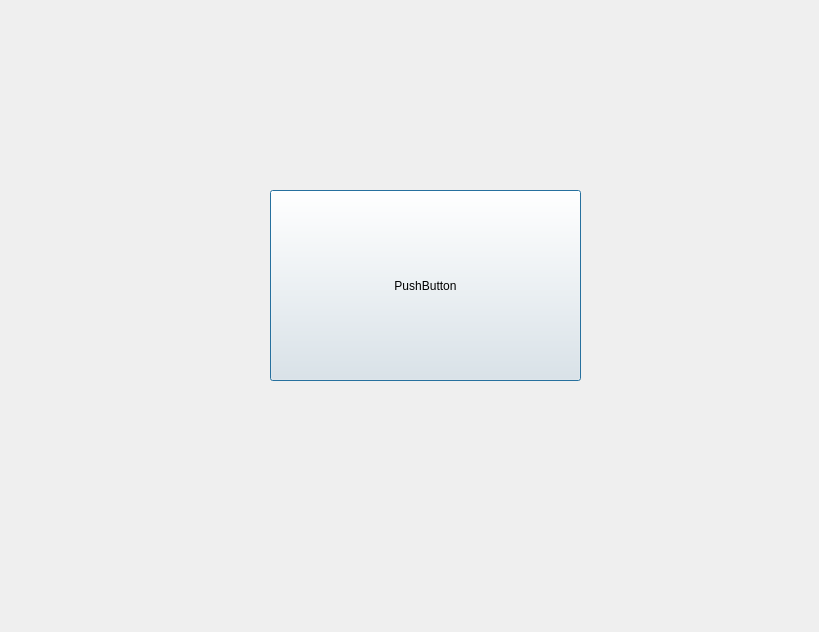
<?xml version="1.0" encoding="UTF-8"?>
<ui version="4.0">
 <class>Dialog</class>
 <widget class="QDialog" name="Dialog">
  <property name="geometry">
   <rect>
    <x>0</x>
    <y>0</y>
    <width>819</width>
    <height>632</height>
   </rect>
  </property>
  <property name="windowTitle">
   <string>Dialog</string>
  </property>
  <widget class="QPushButton" name="pushButton">
   <property name="geometry">
    <rect>
     <x>270</x>
     <y>190</y>
     <width>311</width>
     <height>191</height>
    </rect>
   </property>
   <property name="text">
    <string>PushButton</string>
   </property>
  </widget>
 </widget>
 <resources/>
 <connections/>
</ui>
